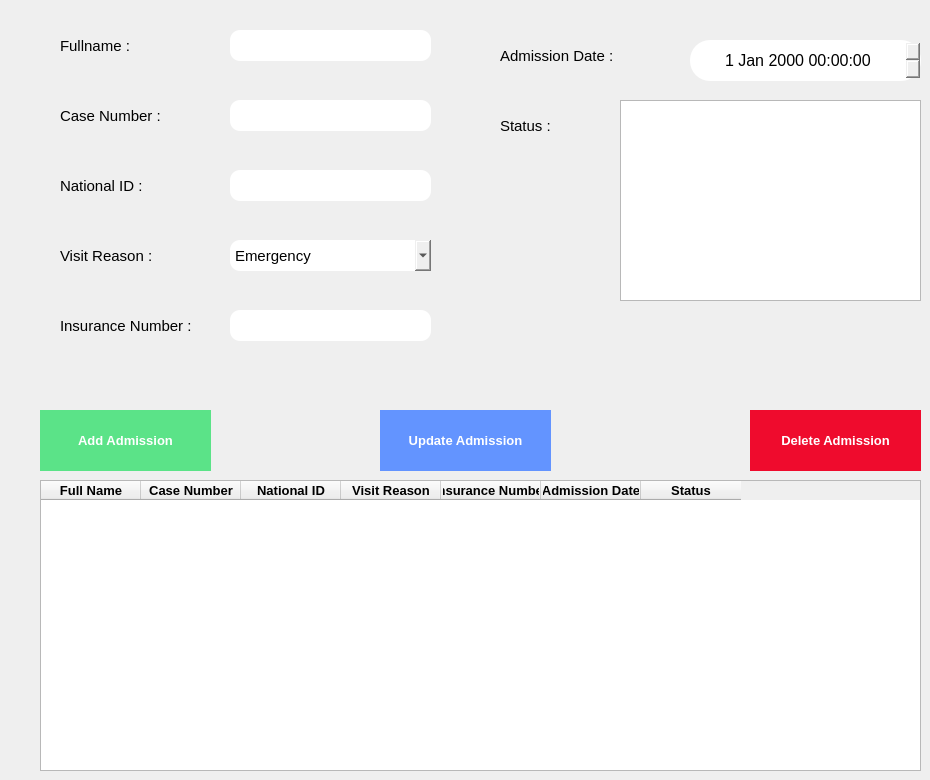
      <widget class="QWidget" name="page_5">
       <widget class="QTableWidget" name="admission_tableWidget">
        <property name="geometry">
         <rect>
          <x>40</x>
          <y>480</y>
          <width>881</width>
          <height>291</height>
         </rect>
        </property>
        <column>
         <property name="text">
          <string>Full Name</string>
         </property>
         <property name="font">
          <font>
           <pointsize>10</pointsize>
           <weight>75</weight>
           <bold>true</bold>
          </font>
         </property>
        </column>
        <column>
         <property name="text">
          <string>Case Number</string>
         </property>
         <property name="font">
          <font>
           <pointsize>10</pointsize>
           <weight>75</weight>
           <bold>true</bold>
          </font>
         </property>
        </column>
        <column>
         <property name="text">
          <string>National ID</string>
         </property>
         <property name="font">
          <font>
           <pointsize>10</pointsize>
           <weight>75</weight>
           <bold>true</bold>
          </font>
         </property>
        </column>
        <column>
         <property name="text">
          <string>Visit Reason</string>
         </property>
         <property name="font">
          <font>
           <pointsize>10</pointsize>
           <weight>75</weight>
           <bold>true</bold>
          </font>
         </property>
        </column>
        <column>
         <property name="text">
          <string>Insurance Number</string>
         </property>
         <property name="font">
          <font>
           <pointsize>10</pointsize>
           <weight>75</weight>
           <bold>true</bold>
          </font>
         </property>
        </column>
        <column>
         <property name="text">
          <string>Admission Date</string>
         </property>
         <property name="font">
          <font>
           <pointsize>10</pointsize>
           <weight>75</weight>
           <bold>true</bold>
          </font>
         </property>
        </column>
        <column>
         <property name="text">
          <string>Status</string>
         </property>
         <property name="font">
          <font>
           <pointsize>10</pointsize>
           <weight>75</weight>
           <bold>true</bold>
          </font>
         </property>
        </column>
       </widget>
       <widget class="QLabel" name="a_fullname_label">
        <property name="geometry">
         <rect>
          <x>60</x>
          <y>20</y>
          <width>101</width>
          <height>51</height>
         </rect>
        </property>
        <property name="font">
         <font>
          <pointsize>11</pointsize>
         </font>
        </property>
        <property name="text">
         <string>Fullname :</string>
        </property>
        <property name="alignment">
         <set>Qt::AlignLeading|Qt::AlignLeft|Qt::AlignVCenter</set>
        </property>
       </widget>
       <widget class="QLabel" name="admission_date_label">
        <property name="geometry">
         <rect>
          <x>500</x>
          <y>30</y>
          <width>191</width>
          <height>51</height>
         </rect>
        </property>
        <property name="font">
         <font>
          <pointsize>11</pointsize>
         </font>
        </property>
        <property name="text">
         <string>Admission Date :</string>
        </property>
        <property name="alignment">
         <set>Qt::AlignLeading|Qt::AlignLeft|Qt::AlignVCenter</set>
        </property>
       </widget>
       <widget class="QDateTimeEdit" name="admission_dateTimeEdit">
        <property name="geometry">
         <rect>
          <x>690</x>
          <y>40</y>
          <width>231</width>
          <height>41</height>
         </rect>
        </property>
        <property name="font">
         <font>
          <pointsize>12</pointsize>
         </font>
        </property>
        <property name="styleSheet">
         <string notr="true">QDateTimeEdit{
border-radius: 20px;
}</string>
        </property>
        <property name="alignment">
         <set>Qt::AlignCenter</set>
        </property>
       </widget>
       <widget class="QLabel" name="status_label">
        <property name="geometry">
         <rect>
          <x>500</x>
          <y>100</y>
          <width>101</width>
          <height>51</height>
         </rect>
        </property>
        <property name="font">
         <font>
          <pointsize>11</pointsize>
         </font>
        </property>
        <property name="text">
         <string>Status :</string>
        </property>
        <property name="alignment">
         <set>Qt::AlignLeading|Qt::AlignLeft|Qt::AlignVCenter</set>
        </property>
       </widget>
       <widget class="QPushButton" name="add_admission_pushButton">
        <property name="geometry">
         <rect>
          <x>40</x>
          <y>410</y>
          <width>171</width>
          <height>61</height>
         </rect>
        </property>
        <property name="font">
         <font>
          <pointsize>10</pointsize>
          <weight>75</weight>
          <bold>true</bold>
         </font>
        </property>
        <property name="styleSheet">
         <string notr="true">QPushButton{
background :rgb(91, 227, 136);
color:rgb(255, 255, 255);
font-weight : bold;
border: 2px solid rgb(91, 227, 136);
}</string>
        </property>
        <property name="text">
         <string>Add Admission</string>
        </property>
        <property name="flat">
         <bool>false</bool>
        </property>
       </widget>
       <widget class="QPushButton" name="update_admission_pushButton">
        <property name="geometry">
         <rect>
          <x>380</x>
          <y>410</y>
          <width>171</width>
          <height>61</height>
         </rect>
        </property>
        <property name="font">
         <font>
          <pointsize>10</pointsize>
          <weight>75</weight>
          <bold>true</bold>
         </font>
        </property>
        <property name="styleSheet">
         <string notr="true">QPushButton{
background :rgb(99, 148, 255);
color:rgb(255, 255, 255);
font-weight : bold;
border: 2px solid rgb(99, 148, 255);;
}</string>
        </property>
        <property name="text">
         <string>Update Admission</string>
        </property>
        <property name="flat">
         <bool>false</bool>
        </property>
       </widget>
       <widget class="QPushButton" name="delete_admission_pushButton">
        <property name="geometry">
         <rect>
          <x>750</x>
          <y>410</y>
          <width>171</width>
          <height>61</height>
         </rect>
        </property>
        <property name="font">
         <font>
          <pointsize>10</pointsize>
          <weight>75</weight>
          <bold>true</bold>
         </font>
        </property>
        <property name="styleSheet">
         <string notr="true">QPushButton{
background :rgb(239, 11, 45);
color:rgb(255, 255, 255);
font-weight : bold;
border: 2px solid rgb(239, 11, 45);
}</string>
        </property>
        <property name="text">
         <string>Delete Admission</string>
        </property>
        <property name="flat">
         <bool>false</bool>
        </property>
       </widget>
       <widget class="QTextEdit" name="status_textEdit">
        <property name="geometry">
         <rect>
          <x>620</x>
          <y>100</y>
          <width>301</width>
          <height>201</height>
         </rect>
        </property>
        <property name="font">
         <font>
          <pointsize>11</pointsize>
         </font>
        </property>
       </widget>
       <widget class="QLineEdit" name="a_fullname_lineEdit">
        <property name="geometry">
         <rect>
          <x>230</x>
          <y>30</y>
          <width>201</width>
          <height>31</height>
         </rect>
        </property>
        <property name="font">
         <font>
          <pointsize>9</pointsize>
         </font>
        </property>
        <property name="styleSheet">
         <string notr="true">QLineEdit{
border-radius: 10px;
}</string>
        </property>
       </widget>
       <widget class="QLabel" name="case_number_label">
        <property name="geometry">
         <rect>
          <x>60</x>
          <y>90</y>
          <width>141</width>
          <height>51</height>
         </rect>
        </property>
        <property name="font">
         <font>
          <pointsize>11</pointsize>
         </font>
        </property>
        <property name="text">
         <string>Case Number :</string>
        </property>
        <property name="alignment">
         <set>Qt::AlignLeading|Qt::AlignLeft|Qt::AlignVCenter</set>
        </property>
       </widget>
       <widget class="QLineEdit" name="case_number_lineEdit">
        <property name="geometry">
         <rect>
          <x>230</x>
          <y>100</y>
          <width>201</width>
          <height>31</height>
         </rect>
        </property>
        <property name="font">
         <font>
          <pointsize>9</pointsize>
         </font>
        </property>
        <property name="styleSheet">
         <string notr="true">QLineEdit{
border-radius: 10px;
}</string>
        </property>
       </widget>
       <widget class="QLabel" name="national_id_label">
        <property name="geometry">
         <rect>
          <x>60</x>
          <y>160</y>
          <width>121</width>
          <height>51</height>
         </rect>
        </property>
        <property name="font">
         <font>
          <pointsize>11</pointsize>
         </font>
        </property>
        <property name="text">
         <string>National ID :</string>
        </property>
        <property name="alignment">
         <set>Qt::AlignLeading|Qt::AlignLeft|Qt::AlignVCenter</set>
        </property>
       </widget>
       <widget class="QLineEdit" name="national_id_lineEdit">
        <property name="geometry">
         <rect>
          <x>230</x>
          <y>170</y>
          <width>201</width>
          <height>31</height>
         </rect>
        </property>
        <property name="font">
         <font>
          <pointsize>9</pointsize>
         </font>
        </property>
        <property name="styleSheet">
         <string notr="true">QLineEdit{
border-radius: 10px;
}</string>
        </property>
       </widget>
       <widget class="QLabel" name="visit_reason_label">
        <property name="geometry">
         <rect>
          <x>60</x>
          <y>230</y>
          <width>121</width>
          <height>51</height>
         </rect>
        </property>
        <property name="font">
         <font>
          <pointsize>11</pointsize>
         </font>
        </property>
        <property name="text">
         <string>Visit Reason :</string>
        </property>
        <property name="alignment">
         <set>Qt::AlignLeading|Qt::AlignLeft|Qt::AlignVCenter</set>
        </property>
       </widget>
       <widget class="QComboBox" name="visit_reason_comboBox">
        <property name="geometry">
         <rect>
          <x>230</x>
          <y>240</y>
          <width>201</width>
          <height>31</height>
         </rect>
        </property>
        <property name="font">
         <font>
          <pointsize>11</pointsize>
         </font>
        </property>
        <property name="styleSheet">
         <string notr="true">QComboBox{
border-radius: 10px;
}</string>
        </property>
        <item>
         <property name="text">
          <string>Emergency</string>
         </property>
        </item>
        <item>
         <property name="text">
          <string>Routine Check</string>
         </property>
        </item>
        <item>
         <property name="text">
          <string>Hospitalization</string>
         </property>
        </item>
       </widget>
       <widget class="QLabel" name="insurance_number_label">
        <property name="geometry">
         <rect>
          <x>60</x>
          <y>300</y>
          <width>171</width>
          <height>51</height>
         </rect>
        </property>
        <property name="font">
         <font>
          <pointsize>11</pointsize>
         </font>
        </property>
        <property name="text">
         <string>Insurance Number :</string>
        </property>
        <property name="alignment">
         <set>Qt::AlignLeading|Qt::AlignLeft|Qt::AlignVCenter</set>
        </property>
       </widget>
       <widget class="QLineEdit" name="insurance_number_lineEdit">
        <property name="geometry">
         <rect>
          <x>230</x>
          <y>310</y>
          <width>201</width>
          <height>31</height>
         </rect>
        </property>
        <property name="font">
         <font>
          <pointsize>9</pointsize>
         </font>
        </property>
        <property name="styleSheet">
         <string notr="true">QLineEdit{
border-radius: 10px;
}</string>
        </property>
       </widget>
      </widget>
